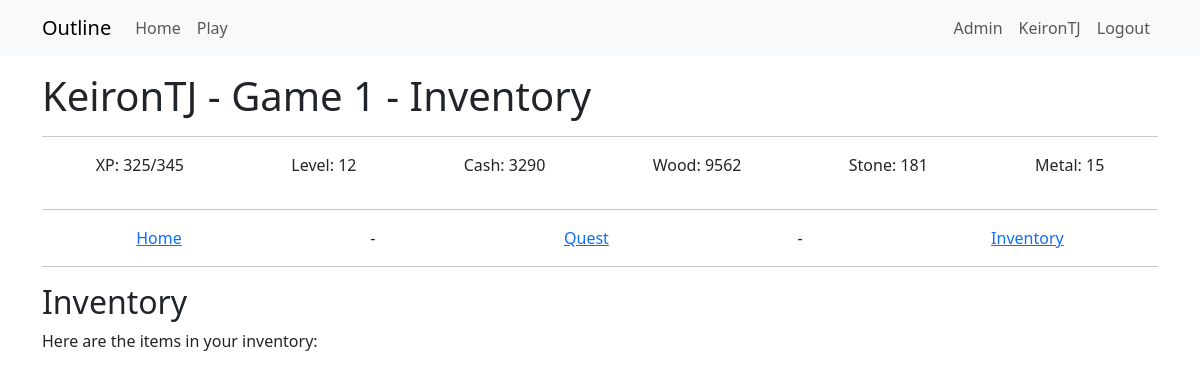
Before: /building_inventory/1 (signed in) with the older database file.
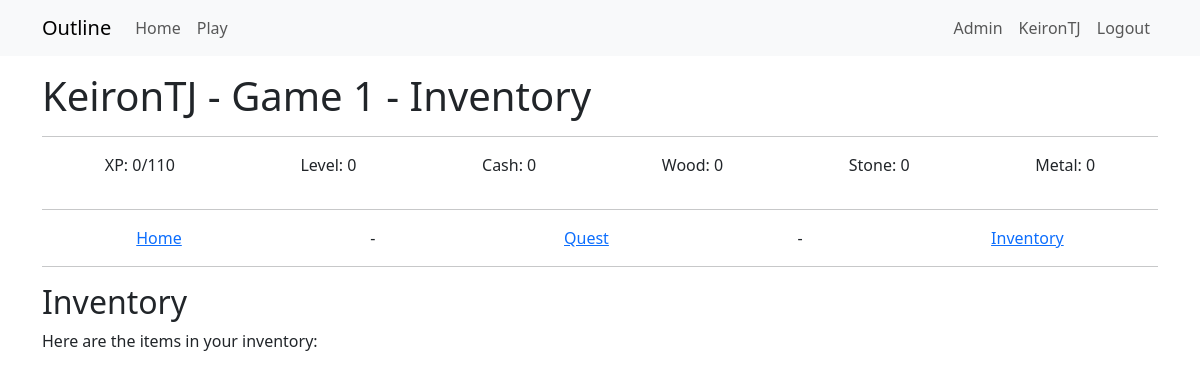
After: the same page with the newer database file.
### app/models.py (models this page shows)
class Game(db.Model):
    __tablename__ = 'game'
    id = db.Column(db.Integer, primary_key=True)
    user_id = db.Column(db.Integer, db.ForeignKey('user.id'), nullable=False)
    game_name = db.Column(db.String(64))
    game_exists = db.Column(db.Boolean, default=True)
    entry_date = db.Column(db.DateTime, default=datetime.now(timezone.utc))
    xp = db.Column(db.Integer, default=0)
    level = db.Column(db.Integer, default=0)
    cash = db.Column(db.Integer, default=0)
    wood = db.Column(db.Integer, default=0)
    stone = db.Column(db.Integer, default=0)
    metal = db.Column(db.Integer, default=0)
    next_level_xp_required = db.Column(db.Integer, default=110)
    user = db.relationship("User", back_populates="game")
    inventories = db.relationship("InventoryUser", back_populates="game")
    quest_progress = db.relationship("QuestProgress", back_populates="game")
    building_progress = db.relationship("BuildingProgress", back_populates="game")
    resource_logs = db.relationship("ResourceLog", back_populates="game")
    hero_progress = db.relationship("HeroProgress", back_populates="game")
    hero_slots = db.relationship("HeroSlots", back_populates="game")

### app/game/routes.py (the view)
@bp.route('/building_inventory/<game_id>', methods=['GET', 'POST'])
@login_required
def building_inventory(game_id):
    game = g.game  # Optimized query
    userinventories = InventoryUser.query.filter_by(game_id=game_id).all()
    return render_template("game/buildings/building_inventory.html",
                           title='Inventory',
                            game=game,
                            userinventories=userinventories)

### app/game/__init__.py (called while the page is built)
@bp.before_app_request
def before_request():
    load_game()

### app/game/context_processor.py (called while the page is built)
def load_game():
    if current_user.is_authenticated:
        game_id = current_user.activegame
        if game_id:
            g.game = Game.query.get(game_id)
        else:
            g.game = None
    else:
        g.game = None

### app/models.py (called while the page is built)
@login.user_loader
def load_user(id):
    return db.session.get(User, int(id))

    def is_admin(self):
        return 'admin' in [role.name for role in self.role]

### app/templates/game/buildings/building_inventory.html (shortened to what this page needs)
{% extends "game/game_base.html" %}
{% block content2 %}
<div>
    <h2>Inventory</h2>
    <p>Here are the items in your inventory:</p>
</div>
{% endblock content2 %}

### app/templates/game/game_base.html (shortened to what this page needs)
{% extends "base.html" %}
{% block content %}
<h1>  {{ game.user.username }} - {{ game.game_name }} - {{ title }}  </h1>
<hr>
<div style="display: flex; justify-content: space-around;">
    <p>XP: {{ game.xp }}/{{game.next_level_xp_required}}</p>
    <p>Level: {{ game.level}}</p>
    <p>Cash: {{ game.cash }}</p>
    <p>Wood: {{ game.wood }}</p>
    <p>Stone: {{ game.stone }}</p>
    <p>Metal: {{ game.metal }}</p>
</div>
<hr>
<div style="display: flex; justify-content: space-around;">
    <a href="{{ url_for('game.play', game_id=game.id) }}">Home</a> -
    {% for building in game.building_progress %}
       {% if building.building.id == 1 %}
            <a href="{{ url_for('game.building_quests', building_progress_id=building.id) }}">Quest</a> -
       {% endif %}
    {% endfor %}
    <a href="{{ url_for('game.building_inventory', game_id=game.id) }}"> Inventory </a>
</div>
<hr>
{% block content2 %}  {% endblock content2 %}
{% endblock content %}

Changed rows visible on the page:
changed Game "Game 1": xp "325" → "0"; next_level_xp_required "345" → "110"; level "12" → "0"; cash "3290" → "0"; wood "9562" → "0"; stone "181" → "0"; metal "15" → "0"
